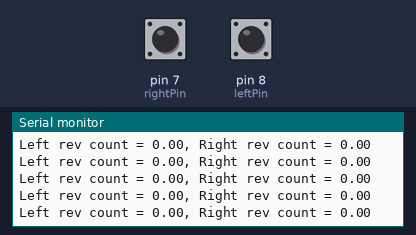
Recording of a sketch running on a simulated Arduino Uno, built with avr-gcc and run on an emulated ATmega328P. On the bench: the last lines printed to the serial monitor. The inputs (shaded band) are chosen by the test bench; at power-on: pin 7 (rightPin) LOW, pin 8 (leftPin) LOW.

Above: at 1.2 s.
1.3 s: pin 7 (rightPin) pulled HIGH for 0.15 s
At 1.38 s:
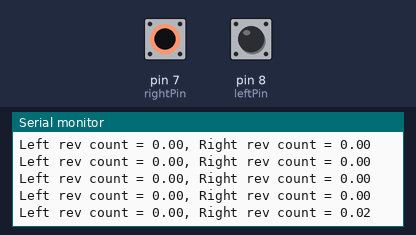
4.4 s: pin 8 (leftPin) pulled HIGH for 0.15 s
At 4.51 s:
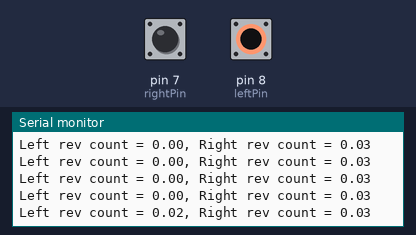
6.0 s: pin 7 (rightPin) pulled HIGH for 1 s
At 6.08 s:
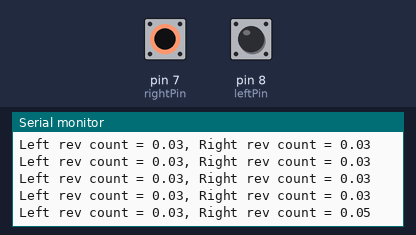
10.0 s: pin 8 (leftPin) pulled HIGH for 1 s
At 10.09 s:
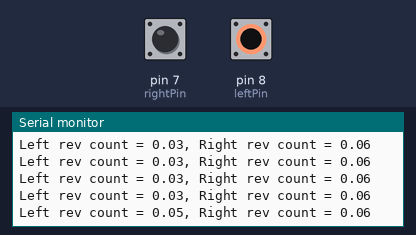
Timing chart, 0 to 13.0 s (numbered marks = the images above; inputs shaded):
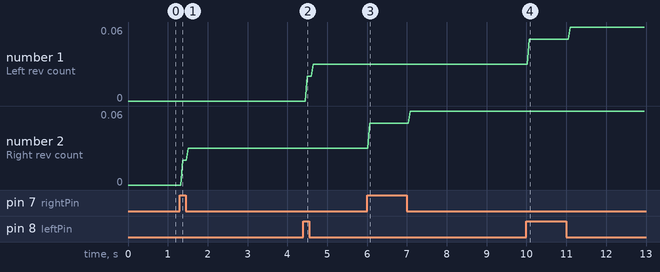

Measured:
- after the input at 1.3 s, the serial monitor: prints a new line after 0.07 s (image 1)
- after the input at 4.4 s, the serial monitor: prints a new line after 0.10 s (image 2)
- after the input at 6.0 s, the serial monitor: prints a new line after 0.06 s (image 3)
- after the input at 10.0 s, the serial monitor: prints a new line after 0.07 s (image 4)
- plotted number 2: 0 → 0.03 after the input at 1.3 s, 0.03 → 0.06 after the input at 6.0 s

The sketch:

Venus_Encoders.ino
```cpp
const int leftPin = 8;
const int rightPin = 7;

const float nrSpokes = 32;
const float revUpdate = 0.5 / nrSpokes;

bool leftStat = 0;
bool rightStat = 0;
bool leftStatPrev = 0;
bool rightStatPrev = 0;
float leftRevs = 0;
float rightRevs = 0;

void printStatus(float lStat, float rStat) {
  Serial.print("Left rev count = ");
  Serial.print(lStat);
  Serial.print(", Right rev count = ");
  Serial.println(rStat);
  return(0);
}

void setup() {
  pinMode(leftPin, INPUT);
  pinMode(rightPin, INPUT);
  Serial.begin(9600);
}

void loop() {
  leftStat = digitalRead(leftPin);
  rightStat = digitalRead(rightPin);

  if (leftStat != leftStatPrev) {
    leftRevs = leftRevs + revUpdate;
  }
  if (rightStat != rightStatPrev) {
    rightRevs = rightRevs + revUpdate;
  }
  printStatus(leftRevs, rightRevs);

  leftStatPrev = leftStat;
  rightStatPrev = rightStat;
  delay(10);
}
```
